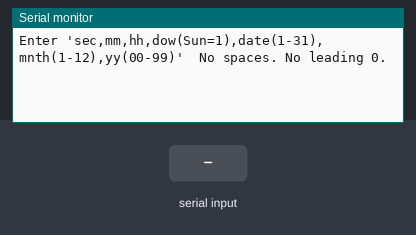
Bench run of a sketch on a simulated Arduino Uno, built with avr-gcc and run on an emulated ATmega328P. Parts: the last lines printed to the serial monitor. Wiring (inferred from the names in the program): DS1307 clock at I2C address 0x68. The test bench sets the inputs (shaded band). The local clock reads 2024-03-15 10:24:30 at power-on unless the sketch sets it.

Above: at 0.9 s.
1.0 s: "90,45,200,10,150,30\n" received over Serial
At 2.8 s:
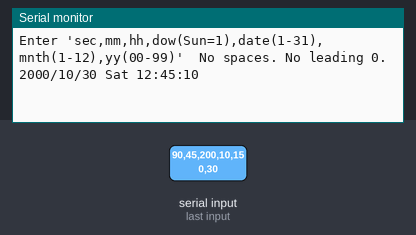
At 6.7 s:
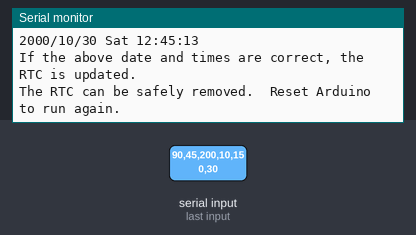
Timing chart, 0 to 8.2 s (numbered marks = the images above; inputs shaded):
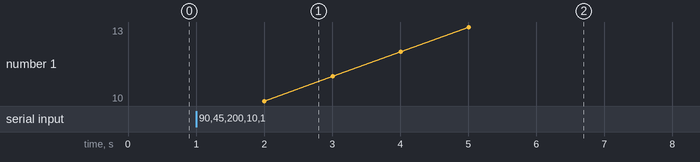

The sketch:

2021ArduinoWemosD1SetRTClock01a.ino
```cpp
//Arduino C.  Wemos D1R1 ESP8266Boards (2.5.2) Mini DS32 w/ Mini Shield.
//Set Real Time Clock Module DS1307.  COM7.  VCC->5v, Gnd->Gnd, SDA (data)->A4, SCL (clk)->A5
//RTC Pinouts, I2C.  D1 = SCL, D2 = SDA
//20210323 - by TSBrownie.  Non-commercial use approved.
#include "Wire.h"                   //Include I2C library
#define DS1307 0x68                 //Default I2C Addr of 1307 0x68 Hex

String DoWList[] = {"Null"," Sun "," Mon "," Tue "," Wed "," Thr "," Fri "," Sat "}; //DOW from 1-7
byte second, minute, hour, DoW, Date, month, year;     //Btye variables for BCD time
int sec, mm, hh, dow, date, mnth, yy;                  //Decimal variables

byte DEC2BCD(byte val){             //Ex: 51 --> 51/10 --> 5 (0101). x16 --> 01010000.
  return(((val/10)*16)+(val%10));}  //    51%10 --> 0001  5+1 --> 01010001

void PutRTCTime(byte second, byte minute, byte hour,   //Write date/time to RTC
                byte DoW, byte Date, byte month, byte year){
  Wire.beginTransmission(DS1307);             //Open I2C comm
  Wire.write(0);                    //Set to first register
  Wire.write(DEC2BCD(second));      //Seconds (in first register)
  Wire.write(DEC2BCD(minute));      //Minutes
  Wire.write(DEC2BCD(hour));        //Hours
  Wire.write(DEC2BCD(DoW));         //DoW (1=Sun, 7=Sat, 0=NAxx)
  Wire.write(DEC2BCD(Date));        //Day of month date (1-31)
  Wire.write(DEC2BCD(month));       //Month (1-12)
  Wire.write(DEC2BCD(year));        //Year (0-99)
  Wire.endTransmission();           //End I2C comm.  Send above data.
}

byte BCD2DEC(byte val){             //Ex: 51 = 01010001 BCD.  01010001/16-->0101=5 then x10-->50.
  return(((val/16)*10)+(val%16));}  //         01010001%16-->0001.  50+0001 = 51 DEC

void GetRTCTime(byte *second, byte *minute,byte *hour,byte *DoW,
                byte *Date,byte *month,byte *year){
  Wire.beginTransmission(DS1307);  //Open I2C to RTC
  Wire.write(0x00);                         //Write reg pointer to 0x00 Hex
  Wire.endTransmission();                   //End xmit to I2C.  Send requested data.
  Wire.requestFrom(DS1307, 7);     //Get 7 bytes from RTC buffer
  *second = BCD2DEC(Wire.read() & 0x7f);    //Set pntr to seconds remove hi order bit
  *minute = BCD2DEC(Wire.read());           //Set pointer to minutes
  *hour = BCD2DEC(Wire.read() & 0x3f);      //Set pntr to hour remove 2 hi order bits
  *DoW = BCD2DEC(Wire.read());              //Set pointer to day of week
  *Date = BCD2DEC(Wire.read());             //Set pointer to Date
  *month = BCD2DEC(Wire.read());            //Set pointer to month
  *year = BCD2DEC(Wire.read());             //Set pointer to year
}
void printTime(){                         //Read & print data from RTC
  GetRTCTime(&second, &minute, &hour, &DoW, &Date, &month, &year);  //Get RTC data
  Serial.print(2000+year, DEC);             //Print year 20xx
  Serial.print("/");
  if (month<10){Serial.print("0");}         //Print leading 0 if needed
  Serial.print(month, DEC);                 //Month as decimal
  Serial.print("/");
  if(Date<10){Serial.print("0");}           //Print leading 0 if needed
  Serial.print(Date, DEC);                  //Date (1-30)
  Serial.print(DoWList[DoW]);               //1Sun-7Sat (0=null)
  if (hour<10){Serial.print("0");}          //Print leading 0 if needed
  Serial.print(hour, DEC);                  //HH
  Serial.print(":");
  if (minute<10){Serial.print("0");}        //Print leading 0 if needed
  Serial.print(minute, DEC);                //MM
  Serial.print(":");
  if (second<10){Serial.print("0");}        //Print leading 0 if needed
  Serial.println(second, DEC);              //SS
}
void setup(){                               //Setup function
  Wire.begin();                             //Join I2C bus as primary
  Serial.begin(74880);                      //Initialize serial com
  Serial.println("Enter 'sec,mm,hh,dow(Sun=1),date(1-31),mnth(1-12),yy(00-99)'  No spaces. No leading 0.");
  while(!Serial.available() ){}             //Wait for Serial Monitor input
  if(Serial.available()){                   //If there's input parse it to get date/time
      sec = Serial.parseInt();              //1st seconds
      mm =  Serial.parseInt();              //2nd minutes
      hh = Serial.parseInt();               //3rd hours
      dow = Serial.parseInt();              //4th Day of Week code (1Sun-7Sat)
      date = Serial.parseInt();             //5th Day of the Month (1-31)
      mnth = Serial.parseInt();             //6th Month code (1Jan-12Dec)
      yy = Serial.parseInt();               //7th Year (2 digits, 00-99)
      PutRTCTime(sec,mm,hh,dow,date,mnth,yy);  //Call function to set RTC
    }
  for(int i=1; i<5; i++){               //Read RTC and print date/time for user verify
     printTime();                     //Output date/time to Serial Monitor
     delay(1000);                       //Delay output x seconds
  }
  Serial.println("If the above date and times are correct, the RTC is updated.");
  Serial.println("The RTC can be safely removed.  Reset Arduino to run again.");
}

void loop(){}                           //Just loops
```

Measured:
- after the input at 1.0 s, the serial monitor: prints a new line after 1.0 s (image 1)
